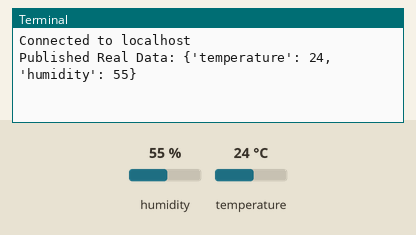
A program run on a simulated Raspberry Pi (BCM pin numbers). Shown: the last lines printed to the terminal. Inputs (shaded band) come from the test bench; at power-on: humidity 55 %, temperature 24 °C. Random numbers come from a fixed seed; no MQTT or app messages arrive unless stated.

Above: at 1.3 s.
1.4 s: humidity set to 22 %
At 6.8 s:
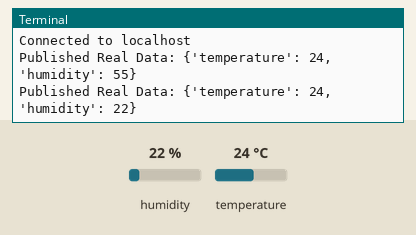
7.7 s: temperature set to 12 °C
At 11.6 s:
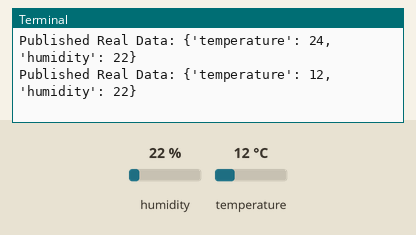
14.0 s: humidity set to 40 %
At 17.5 s:
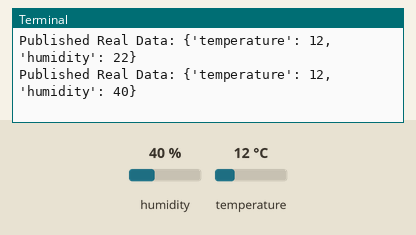
Timing chart, 0 to 19.0 s (numbered marks = the images above; inputs shaded):
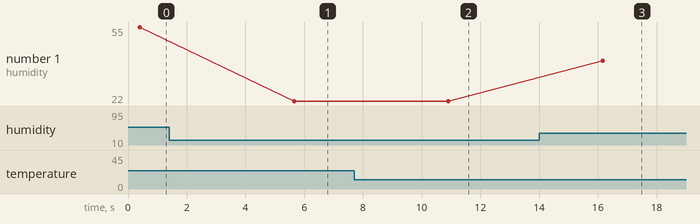

The program:

rasp.py
```python
import paho.mqtt.client as mqtt
import time
import json
import random

# Thư viện
try:
    import adafruit_dht
    import board
    # Khởi tạo thiết bị (Pin GPIO 4)
    dhtDevice = adafruit_dht.DHT11(board.D4)
    HAS_DHT = True
except ImportError:
    HAS_DHT = False
    print("Adafruit_DHT libraries not found. Running in simulation mode...")
except Exception as e:
    HAS_DHT = False
    print(f"Error initializing DHT sensor: {e}. Running in simulation mode...")

# Custom MQTT Broker Configuration (Local Docker)
THINGSBOARD_HOST = 'localhost'
ACCESS_TOKEN = 'raspberry_pi'

# Initialize MQTT Client
client = mqtt.Client(mqtt.CallbackAPIVersion.VERSION2)
# client.username_pw_set(ACCESS_TOKEN) # Not needed for custom anonymous broker

# Send telemetry data
def send_telemetry():
    try:
        if HAS_DHT:
            try:
                # Đọc từ cảm biến thật
                temperature = dhtDevice.temperature
                humidity = dhtDevice.humidity
            except RuntimeError as error:
                # Lỗi đọc DHT thường xuyên xảy ra, chỉ cần thử lại
                print(f"Sensor error: {error.args[0]}. Retrying...")
                return
        else:
            # Dữ liệu giả lập
            humidity = random.uniform(40, 60)
            temperature = random.uniform(20, 30)

        if humidity is not None and temperature is not None:
            payload = {
                "temperature": round(temperature, 2),
                "humidity": round(humidity, 2)
            }
            client.publish('v1/devices/me/telemetry', json.dumps(payload), qos=1)
            print(f"Published Real Data: {payload}" if HAS_DHT else f"Published Sim Data: {payload}")

    except Exception as e:
        print(f"Error: {e}")

# Main execution loop
def main():
    try:
        client.connect(THINGSBOARD_HOST, 1883, 60)
        client.loop_start()
        print(f"Connected to {THINGSBOARD_HOST}")

        while True:
            send_telemetry()
            time.sleep(5) # Delay 5 seconds

    except KeyboardInterrupt:
        print("Stopping client...")
        client.loop_stop()
        client.disconnect()
    except Exception as e:
        print(f"Connection failed: {e}")

if __name__ == "__main__":
    main()
```

Measured:
- after the input at 1.4 s, the terminal: prints a new line after 4.3 s (image 1)
- after the input at 7.7 s, the terminal: prints a new line after 3.2 s (image 2)
- after the input at 14.0 s, the terminal: prints a new line after 2.2 s (image 3)
- plotted number 1: 55 → 22 after the input at 1.4 s, 22 → 40 after the input at 14.0 s
